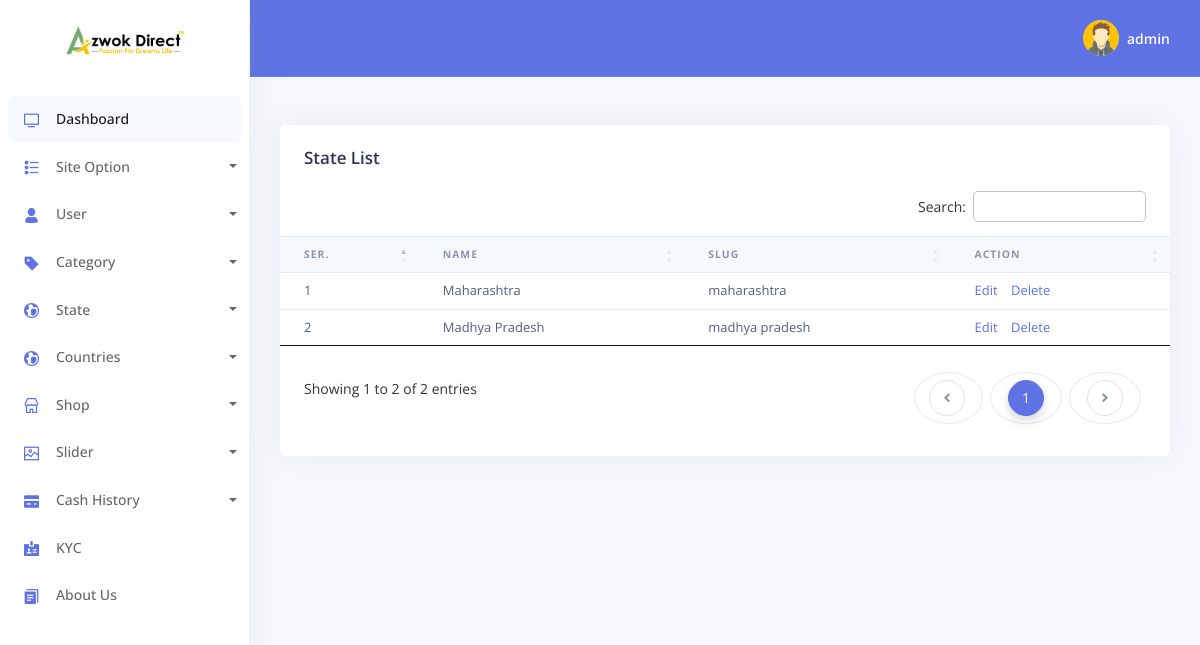
The page /admin/State-List.php (signed in) on the database its author committed.
### tables this page shows
CREATE TABLE `tbl_logo` (
  `id` int NOT NULL,
  `logo` varchar(240) NOT NULL,
  `front` varchar(240) NOT NULL
);

CREATE TABLE `tbl_state` (
  `id` int NOT NULL,
  `stateName` varchar(240) NOT NULL,
  `stateSlug` varchar(240) NOT NULL
);

### config/Functions.php (called while the page is built, shortened)
<?php
     class Functions{
          public $host=	DB_HOST;
		public $user=	DB_USER;
		public $pass=	DB_PASS;
          public $name= 	DB_NAME;
          public $link;
          public function dbConnect(){
               $this->link= new mysqli($this->host,$this->user,$this->pass,$this->name);
          }
          public function select($query){
               $exicute=$this->link->query($query) or die(mysqli_error($this->link));
               if($exicute->num_rows>0){
                    return $exicute;
               }else{
                    return false;
               }
          }
     }

### Classes/admin/Siteinfo.php (called while the page is built, shortened)
<?php
     class Siteinfo{
             private $db;
             public function __construct(){
                  $this->db=new Functions();
             }
          public function getLogo(){
               $query="SELECT * from tbl_logo";
               $exicute=$this->db->select($query);
               if($exicute){
                    return $exicute;
                }else{
                     return false;
                }
          }
     }

### Classes/admin/State.php (called while the page is built, shortened)
<?php
     class State{
             private $db;
             public function __construct(){
                  $this->db=new Functions();
             }
          public function getAllState(){
               $query="SELECT * FROM tbl_state";
               $exicute=$this->db->select($query);
               if($exicute){
                    return $exicute;
               }else{
                    return false;
               }
          }
     }

### admin/State-List.php (the view, shortened to what this page needs)
<?php include('template/load-header.php')?>
<?php include('template/sidebar.php')?>
<?php include('template/header.php')?>
    <div class="container-fluid mt--6">
      <div class="row">
        <div class="col">
          <div class="card">
            <div class="card-header border-0">
              <h3 class="mb-0">State List</h3>
            </div>
            <div class="table-responsive">
              <table id="example" class="table align-items-center table-flush">
                <thead class="thead-light">
                  <tr>
                    <th scope="col" class="sort" data-sort="name" >Ser.</th>
                    <th scope="col" class="sort" data-sort="name"  >Name</th>
                    <th scope="col" class="sort" data-sort="budget" >Slug</th>
                    <th scope="col" class="sort" data-sort="completion">Action</th>
                  </tr>
                </thead>
                <tbody class="list">
                <?php
                  $result=$state->getAllState();
                  if($result){
                    $i='';
                    while($value=$result->fetch_assoc()){
                      $i++;
                ?>
                 <tr>
                   <td><?php echo $i?></td>
                   <td><?php echo $value['stateName']?></td>
                   <td><?php echo $value['stateSlug']?></td>
                   <td>
                     <a style="margin-right:10px" href="Add-State.php?id=<?php echo $value['id']?> & name=<?php echo $value['stateName']?>">Edit</a>
                     <a onclick="return confirm('Are you sure you want to delete?');" href="?did=<?php echo $value['id']?>">Delete</a>
                   </td>
                 </tr>
                <?php }}?>
                </tbody>
              </table>
            </div>
          </div>
        </div>
      </div>
  <?php include('template/footer.php')?>

### admin/template/sidebar.php (shortened to what this page needs)
<body>
  <nav class="sidenav navbar navbar-vertical  fixed-left  navbar-expand-xs navbar-light bg-white" id="sidenav-main">
    <div class="scrollbar-inner">
      <div class="sidenav-header  align-items-center">
        <a class="navbar-brand" href="../index.php">
          <?php
            $result=$site->getLogo();
            if($result){
              while($value=$result->fetch_assoc()){
          ?>
          <img src="<?php echo $value['logo'];?>" class="navbar-brand-img" alt="...">
          <?php }}?>
        </a>
      </div>
      <div class="navbar-inner">
        <div class="collapse navbar-collapse" id="sidenav-collapse-main">
          <ul class="navbar-nav">
            <li class="nav-item">
              <a class="nav-link active" href="dashboard.php">
                <i class="ni ni-tv-2 text-primary"></i>
                <span class="nav-link-text">Dashboard</span>
              </a>
            </li>
            <li class="nav-item">
              <a href="#" class="dropdown-toggle nav-link" id="ddlmenuItem" data-toggle="dropdown"><i class="ni ni-bullet-list-67 text-primary"></i>Site Option</a>
            </li>
            <li class="nav-item">
            <a href="#" class="dropdown-toggle nav-link" id="ddlmenuItem" data-toggle="dropdown"><i class="ni ni-single-02 text-primary"></i>User</a>
          </li>
            <li class="nav-item">
                <a href="#" class="dropdown-toggle nav-link" id="ddlmenuItem" data-toggle="dropdown"><i class="ni ni-tag text-primary"></i>Category</a>
            </li>
            <li class="nav-item">
            <a href="#" class="dropdown-toggle nav-link" id="ddlmenuItem" data-toggle="dropdown"><i class="ni ni-world text-primary"></i>State</a>
          </li>
          <li class="nav-item">
            <a href="#" class="dropdown-toggle nav-link" id="ddlmenuItem" data-toggle="dropdown"><i class="ni ni-world text-primary"></i>Countries</a>
          </li>
            <li class="nav-item">
              <a href="#" class="dropdown-toggle nav-link" id="ddlmenuItem" data-toggle="dropdown"><i class="ni ni-shop text-primary"></i>Shop</a>
            </li>
            <li class="nav-item">
              <a href="#" class="dropdown-toggle nav-link" id="ddlmenuItem" data-toggle="dropdown"><i class="ni ni-image text-primary"></i>Slider</a>
            </li>
            <li class="nav-item">
              <a href="#" class="dropdown-toggle nav-link" id="ddlmenuItem" data-toggle="dropdown"><i class="ni ni-credit-card text-primary"></i>Cash History</a>
            </li>
            <li class="nav-item">
              <a class="nav-link" href="kyc.php">
                <i class="ni ni-badge text-primary"></i>
                <span class="nav-link-collection">KYC</span>
              </a>
            </li>
            <li class="nav-item">
              <a class="nav-link" href="About.php">
                <i class="ni ni-single-copy-04 text-primary"></i>
                <span class="nav-link-collection">About Us</span>
              </a>
            </li>
          </ul>
        </div>
      </div>
    </div>
  </nav>

### assets/css/style.css (style rules this page uses)
body { background: #f7f7f7; }
* { padding: 0; margin:0; }
ul li { position: relative; }

### rows shown on the page
tbl_logo: logo (picture)
tbl_state: stateName "Maharashtra", stateSlug "maharashtra"
tbl_state: stateName "Madhya Pradesh", stateSlug "madhya pradesh"

### other values the page prints
Session::get('admin') "admin"
